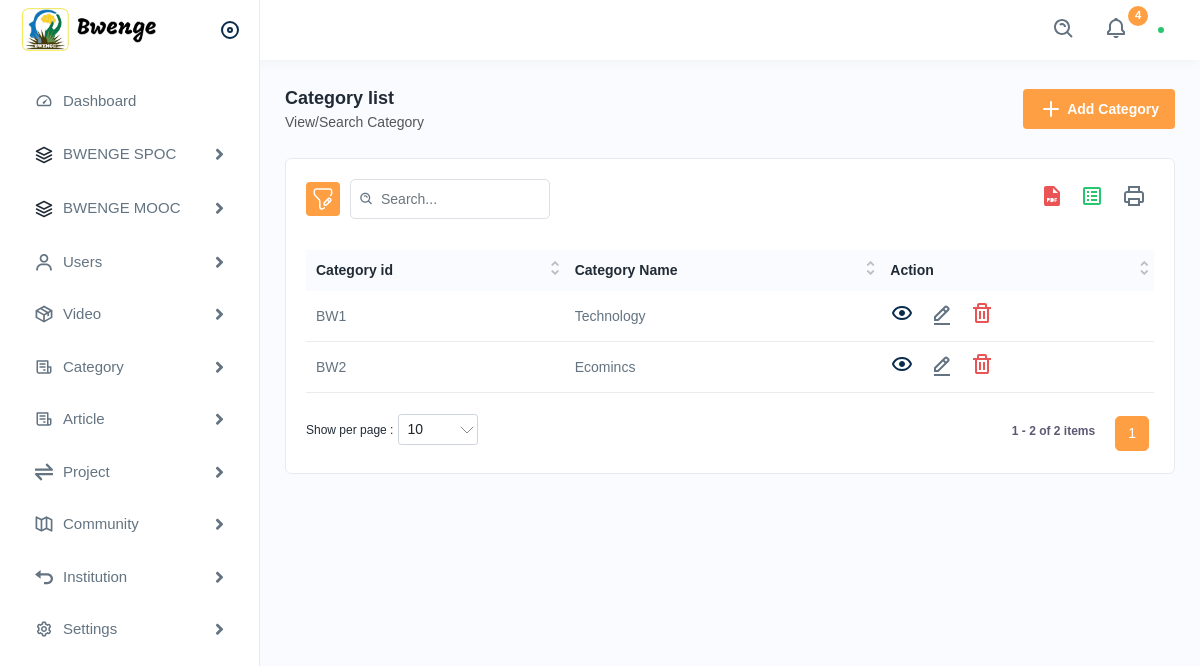
Before: /dashboard/categorylist/ with the older database file.
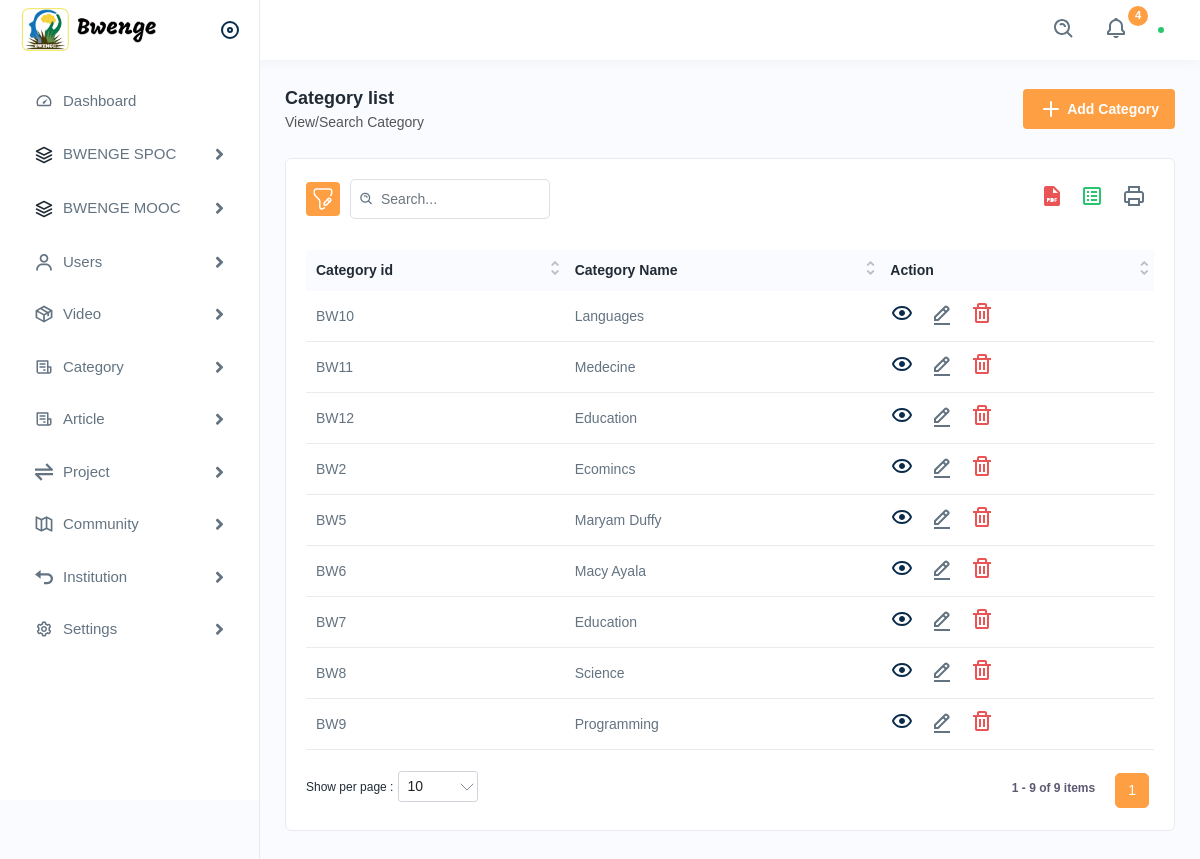
After: the same page with the newer database file.
### core/models.py (models this page shows, shortened)
class Category(models.Model):
    name = models.CharField(max_length=50)

### dashboard/views.py (the view)
# urls.py: path('categorylist/', categorylist, name='categorylist'),
def categorylist(request):
    categories=Category.objects.all()
    return render(request, "admin/video/categorylist.html",{"categories":categories})

### templates/admin/video/categorylist.html (shortened to what this page needs)
{% extends "base.html" %}
{% load static %}
{% block content %}
<div class="page-wrapper">
    <div class="content">
        <div class="page-header">
            <div class="page-title">
                <h4>Category list</h4>
                <h6>View/Search Category</h6>
            </div>
            <div class="page-btn">
                <a href="{% url 'add-category' %}" class="btn btn-added">
                    <img src="{% static '/img/icons/plus.svg' %}" class="me-1" alt="img">Add Category
                </a>
            </div>
        </div>
        <div class="card">
            <div class="card-body">
                <div class="table-top">
                    <div class="search-set">
                        <div class="search-path">
                            <a class="btn btn-filter" id="filter_search">
                                <img src="{% static '/img/icons/filter.svg' %}" alt="img">
                            </a>
                        </div>
                        <div class="search-input">
                            <a class="btn btn-searchset"><img src="{% static '/img/icons/search-white.svg' %}" alt="img"></a>
                        </div>
                    </div>
                    <div class="wordset">
                        <ul>
                            <li><a data-bs-toggle="tooltip" data-bs-placement="top" title="pdf"><img src="{% static '/img/icons/pdf.svg' %}" alt="img"></a></li>
                            <li><a data-bs-toggle="tooltip" data-bs-placement="top" title="excel"><img src="{% static '/img/icons/excel.svg' %}" alt="img"></a></li>
                            <li><a data-bs-toggle="tooltip" data-bs-placement="top" title="print"><img src="{% static '/img/icons/printer.svg' %}" alt="img"></a></li>
                        </ul>
                    </div>
                </div>
                <div class="table-responsive">
                    <table class="table  datanew">
                        <thead>
                            <tr>
                                <th>Category id</th>
                                <th>Category Name</th>
                                <th>Action</th>
                            </tr>
                        </thead>
                        <tbody>
                            {% for category in categories %}
                                <tr>
                                    <td>BW{{ category.id }}</td>
                                    <td>{{ category.name }}</td>
                                    <td>
                                        <a class="me-3" href="#">
                                            <img src="{% static '/img/icons/eye.svg' %}" alt="View">
                                        </a>
                                        <a class="me-3" href="{% url 'edit_category' category.id %}">
                                            <img src="{% static '/img/icons/edit.svg' %}" alt="Edit">
                                        </a>
                                        <a class="confirm-text" href="{% url 'delete_category' category.id %}">
                                            <img src="{% static '/img/icons/delete.svg' %}" alt="Delete">
                                        </a>
                                    </td>
                                </tr>
                            {% endfor %}
                        </tbody>
                    </table>
                </div>
            </div>
        </div>
    </div>
</div>
{% endblock %}

Changed rows visible on the page:
removed Category: id "1", name "Technology"
added Category: id "5", name "Maryam Duffy"
added Category: id "6", name "Macy Ayala"
added Category: id "7", name "Education"
added Category: id "8", name "Science"
added Category: id "9", name "Programming"
added Category: id "10", name "Languages"
added Category: id "11", name "Medecine"
added Category: id "12", name "Education"
Other visible differences:
text written by a page script: "1 1 - 2 of 2 items" → "1 1 - 9 of 9 items"
